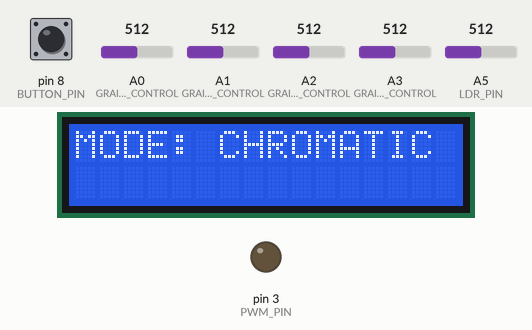
Simulated run of this sketch. Board: Arduino Mega 2560, built with avr-gcc and run on an emulated ATmega2560. On the bench: 16×2 character LCD, output pins drawn as LEDs (lit = HIGH). The test bench sets the inputs (shaded band); at power-on: pin 8 (BUTTON_PIN) HIGH, A5 (LDR_PIN) = 512, A0 (GRAIN2_DECAY_CONTROL) = 512, A1 (GRAIN2_FREQ_CONTROL) = 512, A2 (GRAIN_DECAY_CONTROL) = 512, A3 (GRAIN_FREQ_CONTROL) = 512.

Above: at 11.8 s.
11.9 s: pin 8 (BUTTON_PIN) pulled LOW for 1 s
At 14.0 s:
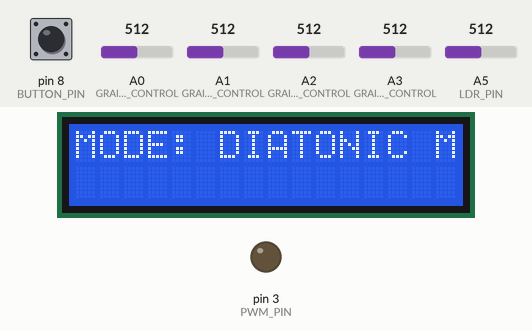
14.4 s: A5 (LDR_PIN) set to 500
At 15.6 s:
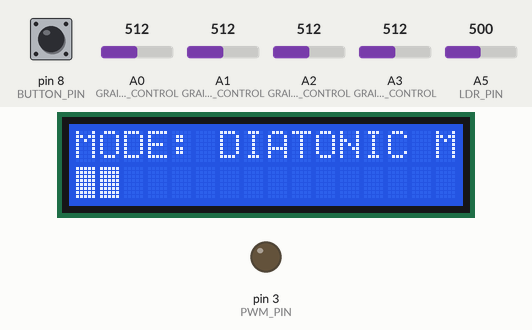
15.9 s: pin 8 (BUTTON_PIN) pulled LOW for 0.15 s
At 16.3 s:
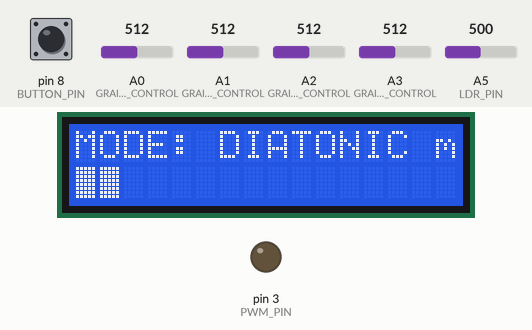
17.5 s: pin 8 (BUTTON_PIN) pulled LOW for 0.15 s
At 18.7 s:
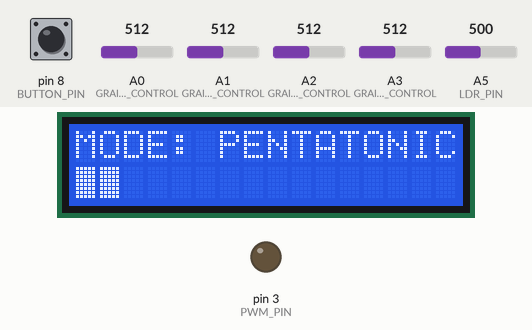
19.1 s: pin 8 (BUTTON_PIN) pulled LOW for 3.2 s
23.8 s: pin 8 (BUTTON_PIN) pulled LOW for 0.15 s
At 24.7 s:
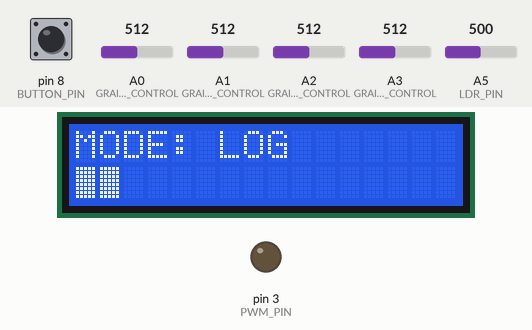
Timing chart, 0 to 26.4 s (numbered marks = the images above; inputs shaded):
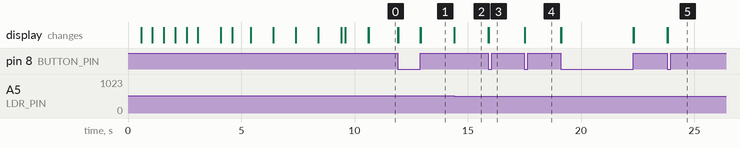

The sketch:

Light_Controlled_Granular_Synth.ino
```cpp
/* MAKE NOISE WITH THE NEW ARDUINO KIT - TUTORIAL

Hey!
This is the code for the tutorial you can see in this video: link

It is a Light Controlled Granular Synthesizer for Arduino.
Starting from the Light Theremin and the LCD Crystal Ball examples
that come with the Arduino Starter Kit we merged the code
hacking an existing project, The Arduino Synthesizer, which
was an actual hacking of the great Auduino project.

For circuit and components download the Fritzing file here: link

For references:
> http://www.instructables.com/id/The-Arduino-Synthesizer/
> http://code.google.com/p/tinkerit/wiki/Auduino
> http://uk.rs-online.com/web/generalDisplay.html?id=arduino&file=crystal_ball
> http://arduino.cc/en/Tutorial/Calibration

Thanks to all the people who contributed parts of the code!

by Alessandro Contini + Alberto Massa
(Dec 2012)

*/


// AUDUINO code STARTS
#include <avr/io.h>
#include <avr/interrupt.h>

uint16_t syncPhaseAcc;
uint16_t syncPhaseInc;
uint16_t grainPhaseAcc;
uint16_t grainPhaseInc;
uint16_t grainAmp;
uint8_t grainDecay;
uint16_t grain2PhaseAcc;
uint16_t grain2PhaseInc;
uint16_t grain2Amp;
uint8_t grain2Decay;

// Map Analogue channels
//#define SYNC_CONTROL         (4)
#define GRAIN_FREQ_CONTROL   (3)
#define GRAIN_DECAY_CONTROL  (2)
#define GRAIN2_FREQ_CONTROL  (1)
#define GRAIN2_DECAY_CONTROL (0)

// Changing these will also requires rewriting audioOn()
#if defined(__AVR_ATmega8__)
//
// On old ATmega8 boards.
//    Output is on pin 11
//
#define LED_PIN       13
#define LED_PORT      PORTB
#define LED_BIT       5
#define PWM_PIN       11
#define PWM_VALUE     OCR2
#define PWM_INTERRUPT TIMER2_OVF_vect
#elif defined(__AVR_ATmega1280__)
//
// On the Arduino Mega
//    Output is on pin 3
//
#define LED_PIN       13
#define LED_PORT      PORTB
#define LED_BIT       7
#define PWM_PIN       3 //3
#define PWM_VALUE     OCR3C
#define PWM_INTERRUPT TIMER3_OVF_vect
#else
//
// For modern ATmega168 and ATmega328 boards
//    Output is on pin 3
//
#define PWM_PIN       3 //3
#define PWM_VALUE     OCR2B
#define LED_PIN       13
#define LED_PORT      PORTB
#define LED_BIT       5
#define PWM_INTERRUPT TIMER2_OVF_vect
#endif
// AUDUINO code ENDS

// BUTTON, LDRs - START
// Button
#define BUTTON_PIN (8)  // the number of the pushbutton pin
int buttonValue;        // variable for reading the button status
int buttonState;        // variable to hold the button state
int mapMode = 0;        // What scale/mapping mode is in use?

// LDR
#define LDR_PIN  (5)
//Callibration variables
int LDRValue = 0;   // the sensor value
int LDRMin = 1023;  // minimum sensor value
int LDRMax = 0;     // maximum sensor value

//LDR caibration freq OSC1
int GRAIN_FREQ_CONTROLMin = 1023;  // minimum sensor value
int GRAIN_FREQ_CONTROLMax = 0;     // maximum sensor value

//LDR caibration freq OSC2
int GRAIN2_FREQ_CONTROLMin = 1023;  // minimum sensor value
int GRAIN2_FREQ_CONTROLMax = 0;     // maximum sensor value

// BUTTON, LDRs - ENDS


// MAPPINGS - START
// Smooth logarithmic mapping
//
uint16_t antilogTable[] = {
  64830,64132,63441,62757,62081,61413,60751,60097,59449,58809,58176,57549,56929,56316,55709,55109,
  54515,53928,53347,52773,52204,51642,51085,50535,49991,49452,48920,48393,47871,47356,46846,46341,
  45842,45348,44859,44376,43898,43425,42958,42495,42037,41584,41136,40693,40255,39821,39392,38968,
  38548,38133,37722,37316,36914,36516,36123,35734,35349,34968,34591,34219,33850,33486,33125,32768
};
uint16_t mapPhaseInc(uint16_t input) {
  return (antilogTable[input & 0x3f]) >> (input >> 6);
}

// Stepped chromatic mapping
//
uint16_t midiTable[] = {
  0,17,18,19,20,22,23,24,26,27,29,31,32,34,36,38,41,43,46,48,51,54,58,61,65,69,73,
  77,82,86,92,97,103,109,115,122,129,137,145,154,163,173,183,194,206,218,231,
  244,259,274,291,308,326,346,366,388,411,435,461,489,518,549,581,616,652,691,
  732,776,822,871,923,978,1036,1097,1163,1232,1305,1383,1465,1552,1644,1742,
  1845,1955,2071,2195,2325,2463,2610,2765,2930,3104,3288,3484,3691,3910,4143,
  4389,4650,4927,5220,5530,5859,6207,6577,6968,7382,7821,8286,8779,9301,9854,
  10440,11060,11718,12415,13153,13935,14764,15642,16572,17557,18601,19708,20879,
  22121,23436,24830,26306,27871
};
uint16_t mapMidi(uint16_t input) {
  return (midiTable[(1023-input) >> 3]);
}

// Stepped Pentatonic mapping
//
uint16_t pentatonicTable[54] = {
  0,19,22,26,29,32,38,43,51,58,65,77,86,103,115,129,154,173,206,231,259,308,346,
  411,461,518,616,691,822,923,1036,1232,1383,1644,1845,2071,2463,2765,3288,
  3691,4143,4927,5530,6577,7382,8286,9854,11060,13153,14764,16572,19708,22121,26306
};

uint16_t mapPentatonic(uint16_t input) {
  uint8_t value = (1023-input) / (1024/53);
  return (pentatonicTable[value]);
}

// Stepped major Diatonic mapping
//
uint16_t majordiatonicTable[76] = {
  0,17,19,22,23,26,29,32,34,38,43,46,51,58,65,69,77,86,92,103,115,129,137,154,173,183,206,231,259,274,308,346,366,
  411,461,518,549,616,691,732,822,923,1036,1097,1232,1383,1465,1644,1845,2071,2195,2463,2765,2930,3288,
  3691,4143,4389,4927,5530,5859,6577,7382,8286,8779,9854,11060,11718,13153,14764,16572,17557,19708,22121,23436,26306
};

uint16_t mapmajorDiatonic(uint16_t input) {
  uint8_t value = (1023-input) / (1024/53);
  return (majordiatonicTable[value]);
}

// Stepped minor Diatonic mapping
//
uint16_t minordiatonicTable[76] = {
  0,17,19,20,23,26,27,31,34,38,41,46,51,54,61,69,77,82,92,103,109,122,137,154,163,183,206,218,244,274,308,326,366,
  411,435,489,549,616,652,732,822,871,978,1097,1232,1305,1465,1644,1742,1955,2195,2463,2610,2930,3288,
  3484,3910,4389,4927,5220,5859,6577,6968,7821,8779,9854,10440,11718,13153,13935,15642,17557,19708,20879,23436,26306
};

uint16_t mapminorDiatonic(uint16_t input) {
  uint8_t value = (1023-input) / (1024/53);
  return (minordiatonicTable[value]);
}

// Stepped major Pentatonic mapping
//
uint16_t majorpentatonicTable[55] = {
  0,17,19,22,26,29,34,38,43,51,58,69,77,86,103,115,137,154,173,206,231,274,308,346,
  411,461,549,616,691,822,923,1097,1232,1383,1644,1845,2195,2463,2765,3288,
  3691,4389,4927,5530,6577,7382,8779,9854,11060,13153,14764,17557,19708,22121,26306
};

uint16_t mapmajorPentatonic(uint16_t input) {
  uint8_t value = (1023-input) / (1024/53);
  return (majorpentatonicTable[value]);
}

// Stepped minor Pentatonic mapping
//
uint16_t minorpentatonicTable[55] = {
  0,17,20,23,26,31,34,41,46,51,61,69,82,92,103,122,137,163,183,206,244,274,326,366,
  411,489,549,652,732,822,978,1097,1305,1465,1644,1955,2195,2610,2930,3288,
  3910,4389,5220,5859,6577,7821,8779,10440,11718,13153,15642,17557,20879,23436,26306
};

uint16_t mapminorPentatonic(uint16_t input) {
  uint8_t value = (1023-input) / (1024/53);
  return (pentatonicTable[value]);
}
// MAPPINGS - END

/* LCD LIBRARY */
#include <LiquidCrystal.h>
LiquidCrystal lcd(12, 11, 9, 6, 5, 4); // LCD PINS
#include "LCDchar.h"

void audioOn() {
#if defined(__AVR_ATmega8__)
  // ATmega8 has different registers
  TCCR2 = _BV(WGM20) | _BV(COM21) | _BV(CS20);
  TIMSK = _BV(TOIE2);
#elif defined(__AVR_ATmega1280__)
  TCCR3A = _BV(COM3C1) | _BV(WGM30);
  TCCR3B = _BV(CS30);
  TIMSK3 = _BV(TOIE3);
#else
  // Set up PWM to 31.25kHz, phase accurate
  TCCR2A = _BV(COM2B1) | _BV(WGM20);
  TCCR2B = _BV(CS20);
  TIMSK2 = _BV(TOIE2);
#endif
}


void setup() {
  pinMode(PWM_PIN,OUTPUT);
  audioOn();
  pinMode(BUTTON_PIN,INPUT);

  // LCD SETUP
  lcd = LiquidCrystal(12, 11, 9, 6, 5, 4); // LCD PINS
  lcd.clear();
  lcd.createChar(1, brick);
  lcd.createChar(2, empty);
  lcd.begin(16, 2);

  lcd.setCursor(0, 0);
  for (int i=0; i<=2; i++) {
    lcd.clear();
    lcd.print("WELCOME TO SYNTH");
    delay(500);
    lcd.clear();
    delay(500);
  }
  lcd.setCursor(0, 1);
    lcd.print("MAKE SOME NOISE!");
    delay(1000);
    lcd.clear();
    delay(500);

  long t = millis();

  // CALIBRATION STARTS
  lcd.print("CALIBRATION: ");
  lcd.setCursor(0, 1);

  // calibrate during the first five seconds
  while (millis() < t+5000) {
    LDRValue = analogRead(LDR_PIN);

    LDRMax = max(LDRMax, LDRValue);
    LDRMin = min(LDRMin, LDRValue);

    int LDRFreq1 = analogRead(GRAIN_FREQ_CONTROL);
    GRAIN_FREQ_CONTROLMax = max(GRAIN_FREQ_CONTROLMax, LDRFreq1);
    GRAIN_FREQ_CONTROLMin = min(GRAIN_FREQ_CONTROLMin, LDRFreq1);

    int LDRFreq2 = analogRead(GRAIN2_FREQ_CONTROL);
    GRAIN2_FREQ_CONTROLMax = max(GRAIN2_FREQ_CONTROLMax, LDRFreq2);
    GRAIN2_FREQ_CONTROLMin = min(GRAIN2_FREQ_CONTROLMin, LDRFreq2);

    if((t+millis())%1000 == 0) {
      lcd.print(".");
      delay(1);
    }

  }
  lcd.print("DONE!");
  delay(1000);
  lcd.clear();
  // signal the end of the calibration period
  digitalWrite(9, LOW);
  // CALIBRATION ENDS

  setLCDMode();
}


void loop() {
  // The loop is pretty simple - it just updates the parameters for the oscillators.
  //
  // Avoid using any functions that make extensive use of interrupts, or turn interrupts off.
  // They will cause clicks and poops in the audio.

  // Smooth frequency mapping
  //syncPhaseInc = mapPhaseInc(analogRead(SYNC_CONTROL)) / 4;

  // Stepped mapping to MIDI notes: C, Db, D, Eb, E, F...
  //syncPhaseInc = mapMidi(analogRead(SYNC_CONTROL));

  //  // Stepped pentatonic mapping: D, E, G, A, B
  //  syncPhaseInc = mapPentatonic(analogRead(SYNC_CONTROL));

  // could add switch here to choose between midiIn() and the twisty-pot pitch control

  //BEGIN Calibration
  // read the sensor:
  LDRValue = analogRead(LDR_PIN);
  // apply the calibration to the sensor reading
  LDRValue = map(LDRValue, LDRMin, LDRMax, 0, 1023);
  // in case the sensor value is outside the range seen during calibration
  LDRValue = constrain(LDRValue, 0, 1023);
  //    Serial.println(LDRValue);
  //END Calibration


  // Button presses cycle through scales/mapping modes
  buttonValue = digitalRead(BUTTON_PIN);      // read input value and store it in val
  if (buttonValue != buttonState) {         // the button state has changed!
    if (buttonValue == 0) {                // check if the button is pressed
      if (mapMode == 0) {          // if set to smooth logarithmic mapping
        mapMode = 1;               // switch to stepped chromatic mapping

      }
      else {
        if (mapMode == 1) {        // if stepped chromatic mapping
          mapMode = 2;             // switch to stepped major Diatonic mapping

        }
        else {
          if (mapMode == 2) {      // if stepped major Diatonic mapping
            mapMode = 3;           // switch to stepped minor Diatonic mapping

          }
          else {
            if (mapMode == 3) {      // if stepped minor Diatonic mapping
              mapMode = 4;           // switch to stepped major Pentatonic mapping

            }
            else {
              if (mapMode == 4) {      // if stepped major Pentatonic mapping
                mapMode = 5;           // switch to stepped minor Pentatonic mapping

              }
              else {
                if (mapMode == 5) {      // if stepped major Pentatonic mapping
                  mapMode = 0;           // switch back to smooth logarithmic mapping

                }
              }
            }
          }
        }
      }
    }
    buttonState = buttonValue;                 // save the new state in our variable


setLCDMode();


  }


//Map modes to select with button.
  //selects which array to pull data from to get SyncPhaseInc
  //1. Smooth logarithmic mapping
  if (mapMode == 0) {
    syncPhaseInc = mapPhaseInc(1023-LDRValue) / 4;
  }
  //2. Stepped chromatic mapping to MIDI notes: C,C#,D,Eb,F,F#,G,Ab,A,Bb,B
  if (mapMode == 1) {
    syncPhaseInc = mapMidi(1023-LDRValue);
  }
  //3. Stepped major Diatonic mapping: C,D,E,F,G,A,B
  if (mapMode == 2) {
    syncPhaseInc = mapmajorDiatonic(1023-LDRValue);
  }
  //4. Stepped minor Diatonic mapping: C,D,Eb,F,G,Ab,Bb
  if (mapMode == 3) {
    syncPhaseInc = mapminorDiatonic(1023-LDRValue);
  }
  //5. Stepped major Pentatonic mapping
  if (mapMode == 4) {
    syncPhaseInc = mapmajorPentatonic(1023-LDRValue);
  }
  //6. Stepped major Diatonic mapping
  if (mapMode == 5) {
    syncPhaseInc = mapminorPentatonic(1023-LDRValue);
  }

  //input from pots
  grainPhaseInc  = mapPhaseInc(
                            map(analogRead(GRAIN_FREQ_CONTROL),
                                GRAIN_FREQ_CONTROLMin, GRAIN_FREQ_CONTROLMax,
                                0, 1023)) / 2;
  grainDecay     = analogRead(GRAIN_DECAY_CONTROL) / 8;
  grain2PhaseInc = mapPhaseInc(
                            map(analogRead(GRAIN2_FREQ_CONTROL),
                                GRAIN2_FREQ_CONTROLMin, GRAIN2_FREQ_CONTROLMax,
                                0, 1023)) / 2;
  grain2Decay    = analogRead(GRAIN2_DECAY_CONTROL) / 8;


  // LCD visual feedback of output freq
  int val = map(analogRead(5), LDRMin, LDRMax, 0, 15);
  int i=0;

  lcd.setCursor(0, 1);
  for (i=0; i<=val; i++) {
    lcd.write(1);
  }
  for (; i<=15; i++) {
    lcd.write(2);
  }

}


SIGNAL(PWM_INTERRUPT)
{
  uint8_t value;
  uint16_t output;

  syncPhaseAcc += syncPhaseInc;
  if (syncPhaseAcc < syncPhaseInc) {
    // Time to start the next grain
    grainPhaseAcc = 0;
    grainAmp = 0x7fff;
    grain2PhaseAcc = 0;
    grain2Amp = 0x7fff;
    LED_PORT ^= 1 << LED_BIT; // Faster than using digitalWrite
  }

  // Increment the phase of the grain oscillators
  grainPhaseAcc += grainPhaseInc;
  grain2PhaseAcc += grain2PhaseInc;

  // Convert phase into a triangle wave
  value = (grainPhaseAcc >> 7) & 0xff;
  if (grainPhaseAcc & 0x8000) value = ~value;
  // Multiply by current grain amplitude to get sample
  output = value * (grainAmp >> 8);

  // Repeat for second grain
  value = (grain2PhaseAcc >> 7) & 0xff;
  if (grain2PhaseAcc & 0x8000) value = ~value;
  output += value * (grain2Amp >> 8);

  // Make the grain amplitudes decay by a factor every sample (exponential decay)
  grainAmp -= (grainAmp >> 8) * grainDecay;
  grain2Amp -= (grain2Amp >> 8) * grain2Decay;

  // Scale output to the available range, clipping if necessary
  output >>= 9;
  if (output > 255) output = 255;

  // Output to PWM (this is faster than using analogWrite)
  PWM_VALUE = output;
}


// LCD STUFF
void setLCDMode() {
    lcd.clear();
    //lcd.setCursor(0, 0);
    lcd.print("MODE: ");

    switch(mapMode) {
    case 0:
      lcd.print("CHROMATIC");
      break;
    case 1:
      lcd.print("DIATONIC Maj");
      break;
    case 2:
      lcd.print("DIATONIC min");
      break;
    case 3:
      lcd.print("PENTATONIC Maj");
      break;
    case 4:
      lcd.print("PENTATONIC min");
      break;
    case 5:
      lcd.print("LOG");
      break;
    }

  delay(15);
}
```

LCDchar.h
```cpp
// Two characters are defined to show bars in the LCD display
// (IMPORTANT! Always include this file in the same folder of the Light_Controlled_Granular_Synth.ino file)
//
// by Alessandro Contini + Alberto Massa
// (Dec 2012)


#ifndef _LCD_CHAR_H_
#define _LCD_CHAR_H_

byte brick[8] = {
  B11111,
  B11111,
  B11111,
  B11111,
  B11111,
  B11111,
  B11111,
  B11111,
};
byte empty[8] = {
  B00000,
  B00000,
  B00000,
  B00000,
  B00000,
  B00000,
  B00000,
  B00000,
};


#endif
```

Measured:
- the behaviour switches between 512 and 511 on A5 (LDR_PIN) (found by bisection; images 1 and 2)
- after the input at 11.9 s, the display: first changes at once (image 1 shows a later state)
- after the input at 14.4 s, the display: changes at once (image 2)
- after the input at 15.9 s, the display: first changes at once (image 3 shows a later state)
- after the input at 17.5 s, the display: first changes at once (image 4 shows a later state)
- after the input at 23.8 s, the display: first changes at once (image 5 shows a later state)
